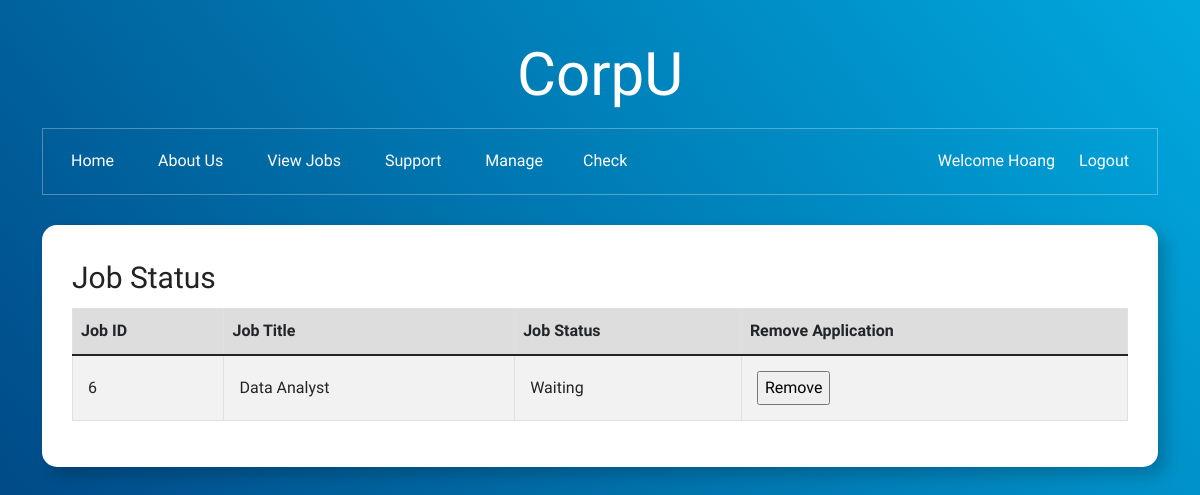
Screenshot of /check.php (signed in) with the database file from the repository.
### tables this page shows
CREATE TABLE `apply` (
  `applyID` int(11) NOT NULL,
  `jobID` int(11) DEFAULT NULL,
  `memberID` int(11) DEFAULT NULL,
  `fn` varchar(20) DEFAULT NULL,
  `ln` varchar(20) DEFAULT NULL,
  `web` varchar(255) DEFAULT NULL,
  `start_date` date DEFAULT NULL,
  `phone` varchar(20) DEFAULT NULL,
  `rcq` text DEFAULT NULL,
  `resume` blob DEFAULT NULL,
  `job_status` enum('Rejected','Waiting','Accepted') DEFAULT 'Waiting'
);

CREATE TABLE `jobs` (
  `jobID` int(11) NOT NULL,
  `name` varchar(255) DEFAULT NULL,
  `job_type` enum('Casual','Part-Time') DEFAULT NULL,
  `location` varchar(255) DEFAULT NULL,
  `area` enum('Business','Design','Education','Engineering','Health','Information Technology','Law','Media and Communication','Nursing','Psychology','Science') DEFAULT NULL,
  `salary` decimal(10,2) DEFAULT NULL,
  `job_des` text DEFAULT NULL,
  `job_req` text DEFAULT NULL
);

### check.php (the view, shortened to what this page needs)
<!DOCTYPE html>
<html lang="en">
<head>
<link rel="stylesheet" href="https://cdnjs.cloudflare.com/ajax/libs/font-awesome/6.0.0/css/all.min.css" />
<link href="https://cdn.jsdelivr.net/npm/bootstrap@5.1.3/dist/css/bootstrap.min.css" rel="stylesheet" />
<link href="css/style.css" rel="stylesheet">
</head>
<body>
<header>
<?php include 'header.inc'?>
<?php include 'settings.php'?>
</header>
<section class="body-section">
<div class="container">
	<div class="row">
		<div class="col-12">
			<div class="bg-white shadow block">
				<h3>Job Status</h3>
				<table class="table table-bordered table-striped table-hover">
                <thead>
                  <tr>
				  	<th >Job ID</th>
                    <th >Job Title</th>
					<th>Job Status</th>
                    <th>Remove Application</th>
                  </tr>
                </thead>
                <tbody>
                <?php
				$conn = @mysqli_connect($host,
				$user,
				$pwd,
				$sql_db
				);
                $userId = $_SESSION['user_id'];
                $sql = "SELECT apply.applyID, jobs.jobID, jobs.name AS jobTitle, apply.job_status
                FROM apply
                INNER JOIN jobs ON apply.jobID=jobs.jobID
                WHERE apply.memberID = ?";
                $stmt = $conn->prepare($sql);
                $stmt->bind_param('i', $userId);
                $stmt->execute();
                $result = $stmt->get_result();
                while ($row = $result->fetch_assoc()) {
                    echo "<tr>
                        <td>{$row['jobID']}</td>
                        <td>{$row['jobTitle']}</td>
                        <td>{$row['job_status']}</td>
                        <td>
                            <form method='post' action='{$_SERVER['PHP_SELF']}'>
                                <input type='hidden' name='removeID' value='{$row["applyID"]}' />
                                <input type='submit' name='remove' value='Remove'>
                            </form>
                        </td>
                    </tr>";
                }
                ?>
                </tbody>
               </table>
             </div>
         </div>
     </div>
 </div>
 </section>
 </body>
 </html>

### css/style.css (style rules this page uses)
html { scroll-behavior:smooth; }
body { background: rgb(0,169,223); background: linear-gradient(232deg, rgba(0,169,223,1) 0%, rgba(0,60,122,1) 100%); color:#222; font-family: Rufina, sans-serif; font-size:16px; font-weight:400; line-height:1.8; }
body, html { height:100%; }
*, *:focus { outline:none !important; }
.container { max-width:1140px; }
.shadow { box-shadow:8px 8px 15px rgba(0,0,0,0.2) !important; }
h3 { font-size:30px; line-height:1.5; }
header { color:#fff; margin:30px 0px; }
.body-section { margin-bottom:30px; }
.block { border-radius:15px; padding:30px; }
table td { padding:15px !important; vertical-align:middle }
table thead > tr { background-color:#ddd; }

### rows the page displays
apply: jobID.jobID "6", jobID.name "Data Analyst", job_status "Waiting"

### other values shown
$firstname "Hoang"
